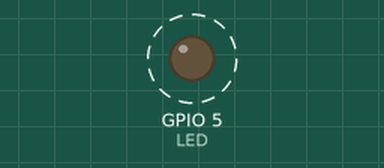
This sketch was run on a simulated ESP32. Shown: output pins drawn as LEDs (lit = HIGH). Dashed ring = blinking. What the sketch prints to the serial monitor is not drawn.

Above: at 0.2 s.
Timing chart, 0 to 3.0 s (numbered marks = the images above):
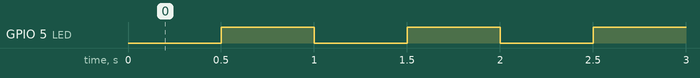

The sketch:

blink.ino
```cpp
// Arduino example: GPIO5 LED blink + Serial print; built with the Arduino-ESP32 3.x core.
#define LED 5
void setup() {
  Serial.begin(115200);
  pinMode(LED, OUTPUT);
  Serial.println("Arduino blink start");
}
int n = 0;
void loop() {
  digitalWrite(LED, n % 2);
  Serial.printf("LED %s (%d)\n", n % 2 ? "ON" : "OFF", n);
  if (n == 3) Serial.println("TRYBOARD_OK arduino-blink");
  n++;
  delay(500);
}
```

Measured:
- by itself, GPIO 5 (LED): alternates HIGH for 0.50 s and LOW for 0.50 s
